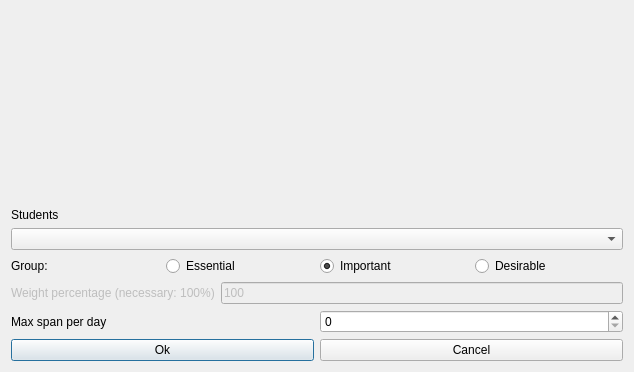
<?xml version="1.0" encoding="UTF-8"?>
<ui version="4.0">
 <class>ModifyConstraintStudentsSetMaxSpanPerDayForm_template</class>
 <widget class="QDialog" name="ModifyConstraintStudentsSetMaxSpanPerDayForm_template">
  <property name="geometry">
   <rect>
    <x>0</x>
    <y>0</y>
    <width>634</width>
    <height>372</height>
   </rect>
  </property>
  <property name="windowTitle">
   <string extracomment="This is the title of the dialog to modify a constraint of this type">Modify students set max span per day</string>
  </property>
  <layout class="QVBoxLayout" name="verticalLayout_2">
   <item>
    <spacer name="spacer9">
     <property name="orientation">
      <enum>Qt::Vertical</enum>
     </property>
     <property name="sizeType">
      <enum>QSizePolicy::Expanding</enum>
     </property>
     <property name="sizeHint" stdset="0">
      <size>
       <width>20</width>
       <height>30</height>
      </size>
     </property>
    </spacer>
   </item>
   <item>
    <layout class="QVBoxLayout" name="verticalLayout">
     <item>
      <widget class="QLabel" name="studentsTextLabel">
       <property name="frameShape">
        <enum>QFrame::NoFrame</enum>
       </property>
       <property name="frameShadow">
        <enum>QFrame::Plain</enum>
       </property>
       <property name="text">
        <string>Students</string>
       </property>
       <property name="wordWrap">
        <bool>false</bool>
       </property>
      </widget>
     </item>
     <item>
      <widget class="QComboBox" name="studentsComboBox">
       <property name="editable">
        <bool>false</bool>
       </property>
       <property name="insertPolicy">
        <enum>QComboBox::NoInsert</enum>
       </property>
       <property name="autoCompletion">
        <bool>false</bool>
       </property>
       <property name="duplicatesEnabled">
        <bool>false</bool>
       </property>
      </widget>
     </item>
    </layout>
   </item>
   <item>
    <layout class="QHBoxLayout" name="horizontalLayout_4">
     <item>
      <widget class="QLabel" name="groupTextLabel">
       <property name="text">
        <string>Group:</string>
       </property>
      </widget>
     </item>
     <item>
      <widget class="QRadioButton" name="essentialRadioButton">
       <property name="text">
        <string>Essential</string>
       </property>
      </widget>
     </item>
     <item>
      <widget class="QRadioButton" name="importantRadioButton">
       <property name="text">
        <string>Important</string>
       </property>
       <property name="checked">
        <bool>true</bool>
       </property>
      </widget>
     </item>
     <item>
      <widget class="QRadioButton" name="desirableRadioButton">
       <property name="text">
        <string>Desirable</string>
       </property>
      </widget>
     </item>
    </layout>
   </item>
   <item>
    <layout class="QHBoxLayout" name="horizontalLayout">
     <item>
      <widget class="QLabel" name="weightTextLabel">
       <property name="enabled">
        <bool>false</bool>
       </property>
       <property name="frameShape">
        <enum>QFrame::NoFrame</enum>
       </property>
       <property name="frameShadow">
        <enum>QFrame::Plain</enum>
       </property>
       <property name="text">
        <string>Weight percentage (necessary: 100%)</string>
       </property>
       <property name="wordWrap">
        <bool>false</bool>
       </property>
      </widget>
     </item>
     <item>
      <widget class="QLineEdit" name="weightLineEdit">
       <property name="enabled">
        <bool>false</bool>
       </property>
       <property name="text">
        <string notr="true">100</string>
       </property>
      </widget>
     </item>
    </layout>
   </item>
   <item>
    <layout class="QHBoxLayout" name="horizontalLayout_2">
     <item>
      <widget class="QLabel" name="textLabel1">
       <property name="text">
        <string>Max span per day</string>
       </property>
       <property name="wordWrap">
        <bool>false</bool>
       </property>
      </widget>
     </item>
     <item>
      <widget class="QSpinBox" name="maxSpanSpinBox"/>
     </item>
    </layout>
   </item>
   <item>
    <layout class="QHBoxLayout">
     <item>
      <widget class="QPushButton" name="okPushButton">
       <property name="text">
        <string>Ok</string>
       </property>
      </widget>
     </item>
     <item>
      <widget class="QPushButton" name="cancelPushButton">
       <property name="text">
        <string>Cancel</string>
       </property>
      </widget>
     </item>
    </layout>
   </item>
  </layout>
 </widget>
 <layoutdefault spacing="6" margin="11"/>
 <resources/>
 <connections/>
</ui>
